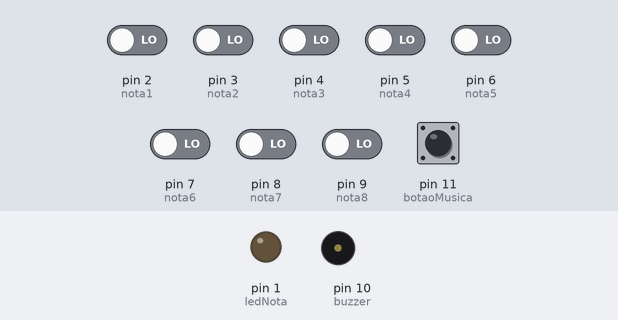
The sketch below on a simulated Arduino Uno, built with avr-gcc and run on an emulated ATmega328P. Parts: output pins drawn as LEDs (lit = HIGH), buzzer (waves = sounding). The test bench sets the inputs (shaded band); at power-on: pin 2 (nota1), pin 3 (nota2), pin 4 (nota3), pin 5 (nota4), pin 6 (nota5), pin 7 (nota6), pin 8 (nota7), pin 9 (nota8), pin 11 (botaoMusica) LOW.

Above: at 1.2 s.
1.3 s: pin 11 (botaoMusica) pulled HIGH for 0.15 s
At 3.3 s:
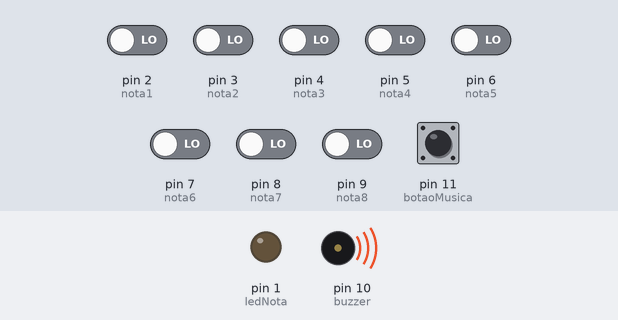
Timing chart, 0 to 10.3 s (numbered marks = the images above; inputs shaded):
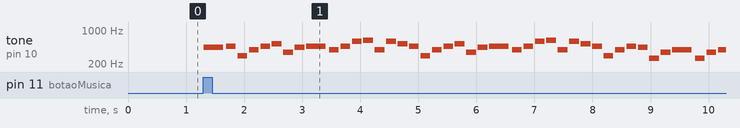

The sketch:

mini_piano.ino
```cpp
// --- Definição dos pinos para as notas e botões ---
int nota1 = 2;
int nota2 = 3;
int nota3 = 4;
int nota4 = 5;
int nota5 = 6;
int nota6 = 7;
int nota7 = 8;
int nota8 = 9;

int botaoMusica = 11; // Botão que toca a música
int buzzer = 10;      // Pino do buzzer
int ledNota = 1;
bool botaoPressionado = false; // Para evitar repetição contínua

// --- Frequências das notas usadas ---
#define D4  293
#define E4  329
#define F4  349
#define G4  392
#define A4  440
#define Bb4 466
#define B4  494
#define C5  523
#define D5  587
#define Eb5 622
#define F5  698
#define G5  784
#define C4  261

void setup() {
  pinMode(nota1, INPUT);
  pinMode(nota2, INPUT);
  pinMode(nota3, INPUT);
  pinMode(nota4, INPUT);
  pinMode(nota5, INPUT);
  pinMode(nota6, INPUT);
  pinMode(nota7, INPUT);
  pinMode(nota8, INPUT);
  pinMode(botaoMusica, INPUT);

  pinMode(buzzer, OUTPUT);
  pinMode(ledNota, OUTPUT);
}

void loop() {
  bool estadoAtual = digitalRead(botaoMusica);
  if (estadoAtual == HIGH && !botaoPressionado) {
    midi(); // Toca a melodia MIDI personalizada
    botaoPressionado = true;
  }
  if (estadoAtual == LOW) {
    botaoPressionado = false;
  }

  if (digitalRead(nota1) == HIGH) {
    tone(buzzer, C4, 100);
    digitalWrite(ledNota, HIGH);
  } else if (digitalRead(nota2) == HIGH) {
    tone(buzzer, D4, 100);
    digitalWrite(ledNota, HIGH);
  } else if (digitalRead(nota3) == HIGH) {
    tone(buzzer, E4, 100);
    digitalWrite(ledNota, HIGH);
  } else if (digitalRead(nota4) == HIGH) {
    tone(buzzer, F4, 100);
    digitalWrite(ledNota, HIGH);
  } else if (digitalRead(nota5) == HIGH) {
    tone(buzzer, G4, 100);
    digitalWrite(ledNota, HIGH);
  } else if (digitalRead(nota6) == HIGH) {
    tone(buzzer, A4, 100);
    digitalWrite(ledNota, HIGH);
  } else if (digitalRead(nota7) == HIGH) {
    tone(buzzer, B4, 100);
  } else if (digitalRead(nota8) == HIGH) {
    tone(buzzer, C5, 100);
    digitalWrite(ledNota, HIGH);
  } else {
    noTone(buzzer);
    digitalWrite(ledNota, LOW);
  }

  delay(10); // Anti-rebote básico
}

void midi() {
  int tonePin = buzzer;
  tone(tonePin, A4, 336); delay(374); noTone(tonePin); delay(10);
  tone(tonePin, Bb4, 168); delay(187); noTone(tonePin); delay(10);
  tone(tonePin, D4, 168); delay(187); noTone(tonePin); delay(10);
  tone(tonePin, G4, 168); delay(187); noTone(tonePin); delay(10);
  tone(tonePin, Bb4, 168); delay(187); noTone(tonePin); delay(10);
  tone(tonePin, C5, 168); delay(187); noTone(tonePin); delay(10);
  tone(tonePin, F4, 168); delay(187); noTone(tonePin); delay(10);
  tone(tonePin, A4, 168); delay(187); noTone(tonePin); delay(10);
  tone(tonePin, Bb4, 336); delay(374); noTone(tonePin); delay(20);
  tone(tonePin, G4, 168); delay(187); noTone(tonePin); delay(10);
  tone(tonePin, Bb4, 168); delay(187); noTone(tonePin); delay(10);
  tone(tonePin, D5, 168); delay(187); noTone(tonePin); delay(10);
  tone(tonePin, Eb5, 168); delay(187); noTone(tonePin); delay(10);
  tone(tonePin, G4, 168); delay(187); noTone(tonePin); delay(10);
  tone(tonePin, D5, 168); delay(187); noTone(tonePin); delay(10);
  tone(tonePin, C5, 168); delay(187); noTone(tonePin); delay(10);
  tone(tonePin, Bb4, 168); delay(187); noTone(tonePin); delay(10);
  tone(tonePin, D4, 168); delay(187); noTone(tonePin); delay(10);
  tone(tonePin, G4, 168); delay(187); noTone(tonePin); delay(10);
  tone(tonePin, Bb4, 168); delay(187); noTone(tonePin); delay(10);
  tone(tonePin, C5, 168); delay(187); noTone(tonePin); delay(10);
  tone(tonePin, F4, 168); delay(187); noTone(tonePin); delay(10);
  tone(tonePin, A4, 168); delay(187); noTone(tonePin); delay(10);
  tone(tonePin, Bb4, 336); delay(374); noTone(tonePin); delay(20);
  tone(tonePin, G4, 168); delay(187); noTone(tonePin); delay(10);
  tone(tonePin, Bb4, 168); delay(187); noTone(tonePin); delay(10);
  tone(tonePin, D5, 168); delay(187); noTone(tonePin); delay(10);
  tone(tonePin, Eb5, 168); delay(187); noTone(tonePin); delay(10);
  tone(tonePin, G4, 168); delay(187); noTone(tonePin); delay(10);
  tone(tonePin, D5, 168); delay(187); noTone(tonePin); delay(10);
  tone(tonePin, C5, 168); delay(187); noTone(tonePin); delay(10);
  tone(tonePin, Bb4, 168); delay(187); noTone(tonePin); delay(10);
  tone(tonePin, D4, 168); delay(187); noTone(tonePin); delay(10);
  tone(tonePin, G4, 168); delay(187); noTone(tonePin); delay(10);
  tone(tonePin, Bb4, 168); delay(187); noTone(tonePin); delay(10);
  tone(tonePin, A4, 168); delay(187); noTone(tonePin); delay(10);
  tone(tonePin, C4, 168); delay(187); noTone(tonePin); delay(10);
  tone(tonePin, F4, 168); delay(187); noTone(tonePin); delay(10);
  tone(tonePin, G4, 336); delay(374); noTone(tonePin); delay(20);
  tone(tonePin, C4, 168); delay(187); noTone(tonePin); delay(10);
  tone(tonePin, F4, 168); delay(187); noTone(tonePin); delay(10);
  tone(tonePin, G4, 336); delay(374); noTone(tonePin); delay(20);
  tone(tonePin, F4, 168); delay(187); noTone(tonePin); delay(10);
  tone(tonePin, G4, 168); delay(187); noTone(tonePin); delay(10);
  tone(tonePin, A4, 168); delay(187); noTone(tonePin); delay(10);
  tone(tonePin, Bb4, 168); delay(187); noTone(tonePin); delay(10);
  tone(tonePin, D4, 168); delay(187); noTone(tonePin); delay(10);
  tone(tonePin, G4, 168); delay(187); noTone(tonePin); delay(10);
  tone(tonePin, Bb4, 168); delay(187); noTone(tonePin); delay(10);
  tone(tonePin, C5, 168); delay(187); noTone(tonePin); delay(10);
  tone(tonePin, F4, 168); delay(187); noTone(tonePin); delay(10);
  tone(tonePin, A4, 168); delay(187); noTone(tonePin); delay(10);
  tone(tonePin, Bb4, 336); delay(374); noTone(tonePin); delay(20);
  tone(tonePin, G4, 168); delay(187); noTone(tonePin); delay(10);
  tone(tonePin, Bb4, 168); delay(187); noTone(tonePin); delay(10);
  tone(tonePin, D5, 168); delay(187); noTone(tonePin); delay(10);
  tone(tonePin, Eb5, 168); delay(187); noTone(tonePin); delay(10);
  tone(tonePin, G4, 168); delay(187); noTone(tonePin); delay(10);
  tone(tonePin, D5, 168); delay(187); noTone(tonePin); delay(10);
  tone(tonePin, C5, 168); delay(187); noTone(tonePin); delay(10);
  tone(tonePin, Bb4, 168); delay(187); noTone(tonePin); delay(10);
  tone(tonePin, D4, 168); delay(187); noTone(tonePin); delay(10);
  tone(tonePin, G4, 168); delay(187); noTone(tonePin); delay(10);
  tone(tonePin, Bb4, 168); delay(187); noTone(tonePin); delay(10);
  tone(tonePin, A4, 168); delay(187); noTone(tonePin); delay(10);
}
```

Measured:
- after the input at 1.3 s, tone on pin 10 (buzzer): plays 440 Hz for 0.34 s, 466 Hz for 0.17 s, 293 Hz for 0.17 s, 392 Hz for 0.17 s, 466 Hz for 0.17 s, 523 Hz for 0.17 s … (42 notes in this stretch), starting at once
